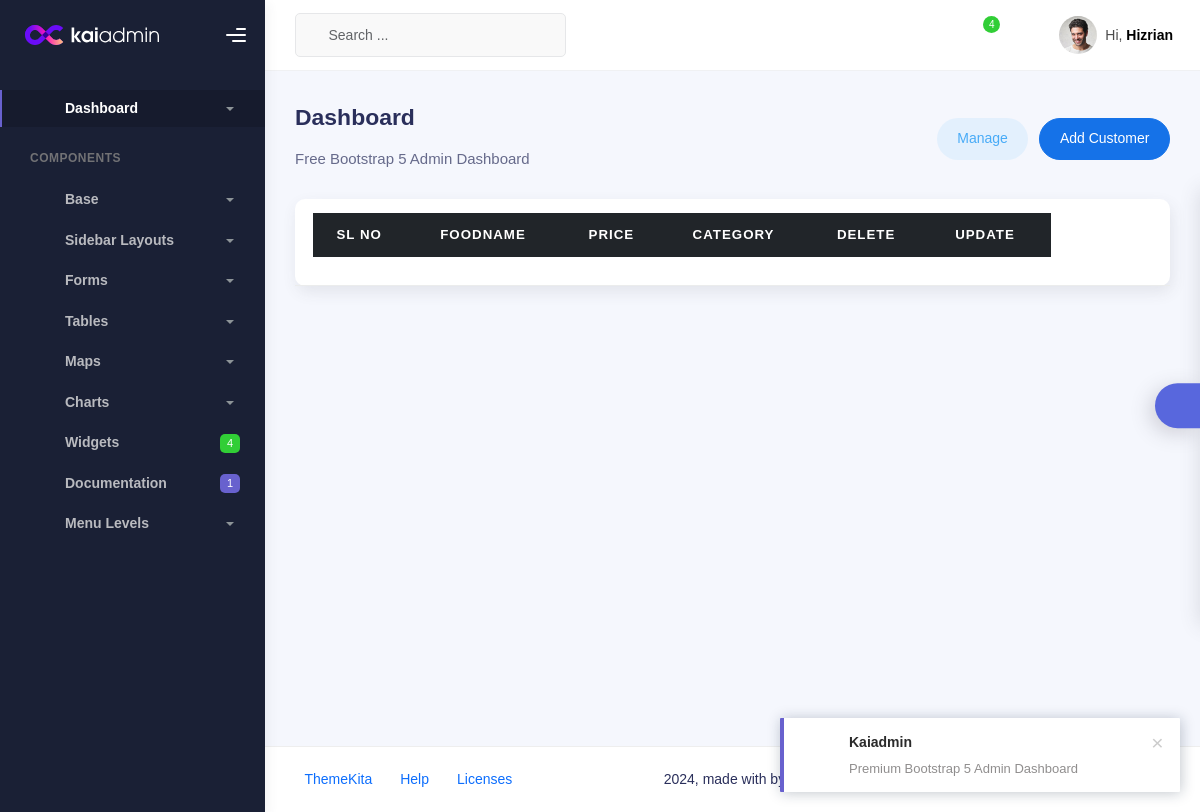
Before: /viewfood with the older database file.
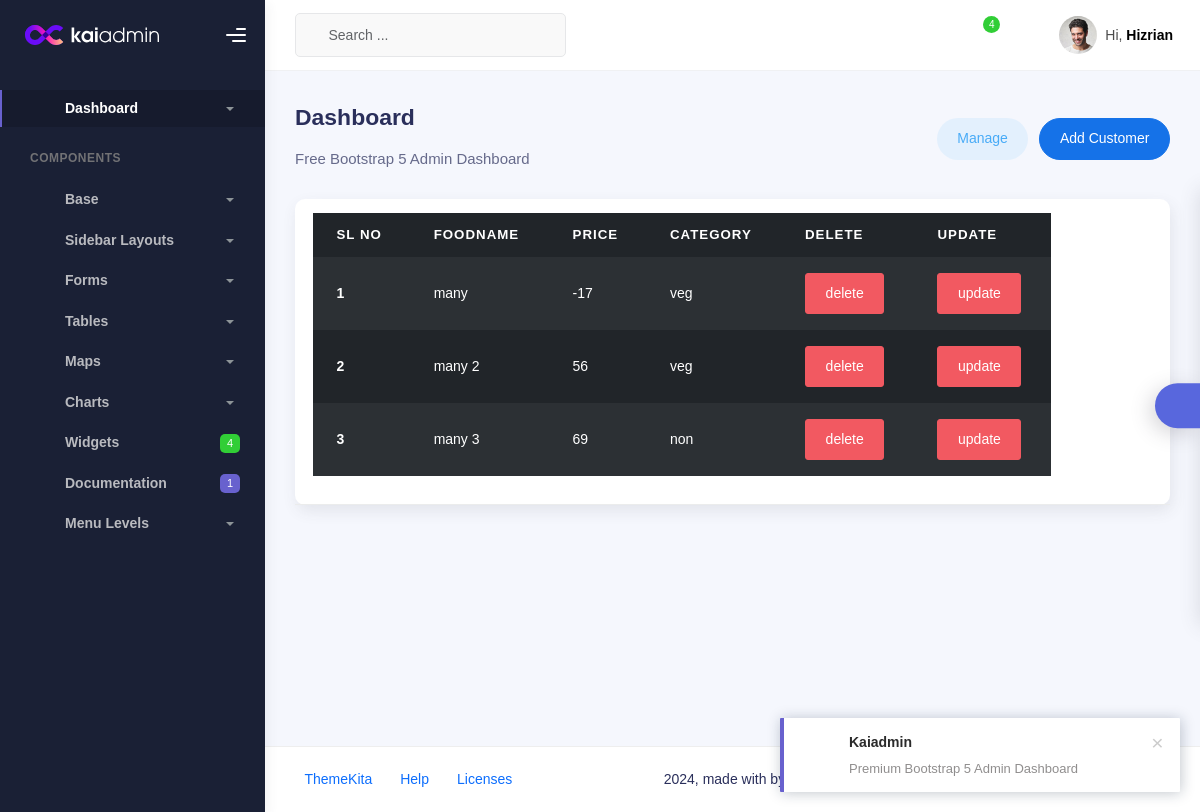
After: the same page with the newer database file.
### my_app/models.py (models this page shows)
class Food(models.Model):
    food_category = (
        ('veg','veg'),
        ('non','non veg')
    )
    name = models.CharField(max_length=20)
    cost = models.IntegerField()
    category = models.CharField(max_length=20,choices = food_category)

### my_app/views.py (the view)
# urls.py: path('viewfood',views.food_view,name="viewfood"),
def food_view(request):
    data = Food.objects.all()
    return render(request, "view_data.html",{'data': data})

### templates/view_data.html (shortened to what this page needs)
{% extends 'kai.html' %}
{% load crispy_forms_tags %}
{% block content %}
<table class="table table-dark table-striped">
  <thead>
    <tr>
      <th scope="col">Sl NO</th>
      <th scope="col">foodname</th>
      <th scope="col">price</th>
      <th scope="col">category</th>
      <th scope="col">delete</th>
      <th scope="col">update</th>
    </tr>
  </thead>
  <tbody>
  {% for food_name in data %}
    <tr>
      <th scope="row">{{forloop.counter}}</th>
      <td>{{food_name.name}}</td>
      <td>{{food_name.cost}}</td>
      <td>{{food_name.category}}</td>
<td>
    <form action="{% url 'food_delete' food_name.id %}" method="POST">
                       <button type = "submit" class="btn btn-danger">delete</button>
  </form>
</td>
      <td>
        <a href = "{% url 'food_update' food_name.id %}" class="btn btn-danger">update</a>
      </td>
    </tr>
  {% endfor %}
 </table>
{% endblock %}

### templates/kai.html (shortened to what this page needs)
<!DOCTYPE html>
{% load static %}
<html lang="en">
  <head>
    <link rel="stylesheet" href=" {% static 'assets/css/bootstrap.min.css' %} " />
    <link rel="stylesheet" href=" {% static 'assets/css/plugins.min.css' %} " />
    <link rel="stylesheet" href=" {% static 'assets/css/kaiadmin.min.css' %} " />
    <link rel="stylesheet" href=" {% static 'assets/css/demo.css' %} " />
  </head>
  <body>
    <div class="wrapper">
      <div class="sidebar" data-background-color="dark">
        <div class="sidebar-logo">
          <div class="logo-header" data-background-color="dark">
            <a href=" {% static 'index.html' %} " class="logo">
              <img
                src=" {% static 'assets/img/kaiadmin/logo_light.svg' %} "
                alt="navbar brand"
                class="navbar-brand"
                height="20"
              />
            </a>
            <div class="nav-toggle">
              <button class="btn btn-toggle toggle-sidebar">
                <i class="gg-menu-right"></i>
              </button>
            </div>
          </div>
        </div>
        <div class="sidebar-wrapper scrollbar scrollbar-inner">
          <div class="sidebar-content">
            <ul class="nav nav-secondary">
              <li class="nav-item active">
                <a
                  data-bs-toggle="collapse"
                  href=" {% static '#dashboard' %} "
                  class="collapsed"
                  aria-expanded="false"
                >
                  <p>Dashboard</p>
                  <span class="caret"></span>
                </a>
              </li>
              <li class="nav-section">
                <h4 class="text-section">Components</h4>
              </li>
              <li class="nav-item">
                <a data-bs-toggle="collapse" href=" {% static '#base' %} ">
                  <p>Base</p>
                  <span class="caret"></span>
                </a>
              </li>
              <li class="nav-item">
                <a data-bs-toggle="collapse" href=" {% static '#sidebarLayouts' %} ">
                  <p>Sidebar Layouts</p>
                  <span class="caret"></span>
                </a>
              </li>
              <li class="nav-item">
                <a data-bs-toggle="collapse" href=" {% static '#forms' %} ">
                  <p>Forms</p>
                  <span class="caret"></span>
                </a>
              </li>
              <li class="nav-item">
                <a data-bs-toggle="collapse" href=" {% static '#tables' %} ">
                  <p>Tables</p>
                  <span class="caret"></span>
                </a>
              </li>
              <li class="nav-item">
                <a data-bs-toggle="collapse" href=" {% static '#maps' %} ">
                  <p>Maps</p>
                  <span class="caret"></span>
                </a>
              </li>
              <li class="nav-item">
                <a data-bs-toggle="collapse" href=" {% static '#charts' %} ">
                  <p>Charts</p>
                  <span class="caret"></span>
                </a>
              </li>
              <li class="nav-item">
                <a href=" {% static 'widgets.html' %} ">
                  <p>Widgets</p>
                  <span class="badge badge-success">4</span>
                </a>
              </li>
              <li class="nav-item">
                <a href=" {% static '../../documentation/index.html' %} ">
                  <p>Documentation</p>
                  <span class="badge badge-secondary">1</span>
                </a>
              </li>
              <li class="nav-item">
                <a data-bs-toggle="collapse" href=" {% static '#submenu' %} ">
                  <p>Menu Levels</p>
                  <span class="caret"></span>
                </a>
              </li>
            </ul>
          </div>
        </div>
      </div>
      <div class="main-panel">
        <div class="main-header">
          <nav
            class="navbar navbar-header navbar-header-transparent navbar-expand-lg border-bottom"
          >
            <div class="container-fluid">
              <nav
                class="navbar navbar-header-left navbar-expand-lg navbar-form nav-search p-0 d-none d-lg-flex"
              >
                <div class="input-group">
                  <div class="input-group-prepend">
                    <button type="submit" class="btn btn-search pe-1">
                    </button>
                  </div>
                  <input
                    type="text"
                    placeholder="Search ..."
                    class="form-control"
                  />
                </div>
              </nav>
              <ul class="navbar-nav topbar-nav ms-md-auto align-items-center">
                <li class="nav-item topbar-icon dropdown hidden-caret">
                  <a
                    class="nav-link dropdown-toggle"
                    href="#"
                    id="messageDropdown"
                    role="button"
                    data-bs-toggle="dropdown"
                    aria-haspopup="true"
                    aria-expanded="false"
                  >
                  </a>
                </li>
                <li class="nav-item topbar-icon dropdown hidden-caret">
                  <a
                    class="nav-link dropdown-toggle"
                    href="#"
                    id="notifDropdown"
                    role="button"
                    data-bs-toggle="dropdown"
                    aria-haspopup="true"
                    aria-expanded="false"
                  >
                    <span class="notification">4</span>
                  </a>
                </li>
                <li class="nav-item topbar-icon dropdown hidden-caret">
                  <a
                    class="nav-link"
                    data-bs-toggle="dropdown"
                    href="#"
                    aria-expanded="false"
                  >
                  </a>
                </li>
                <li class="nav-item topbar-user dropdown hidden-caret">
                  <a
                    class="dropdown-toggle profile-pic"
                    data-bs-toggle="dropdown"
                    href="#"
                    aria-expanded="false"
                  >
                    <div class="avatar-sm">
                      <img
                        src=" {% static 'assets/img/profile.jpg' %} "
                        alt="..."
                        class="avatar-img rounded-circle"
                      />
                    </div>
                    <span class="profile-username">
                      <span class="op-7">Hi,</span>
                      <span class="fw-bold">Hizrian</span>
                    </span>
                  </a>
                </li>
              </ul>
            </div>
          </nav>
        </div>
        <div class="container">
          <div class="page-inner">
            <div
              class="d-flex align-items-left align-items-md-center flex-column flex-md-row pt-2 pb-4"
            >
              <div>
                <h3 class="fw-bold mb-3">Dashboard</h3>
                <h6 class="op-7 mb-2">Free Bootstrap 5 Admin Dashboard</h6>
              </div>
              <div class="ms-md-auto py-2 py-md-0">
                <a href="#" class="btn btn-label-info btn-round me-2">Manage</a>
                <a href="#" class="btn btn-primary btn-round">Add Customer</a>
              </div>
            </div>
     <div class="row">
              <div class="col-md-12">
                <div class="card card-round">
                  <div class="card-header">
                    <div class="card-head-row card-tools-still-right">
                      {% block content %}{% endblock %}
                      <div class="card-tools">
                        <button
                          class="btn btn-icon btn-link btn-primary btn-xs"
                        >
                        </button>
                        <button
                          class="btn btn-icon btn-link btn-primary btn-xs btn-refresh-card"
                        >
                        </button>
                        <button
                          class="btn btn-icon btn-link btn-primary btn-xs"
                        >
                        </button>
                      </div>
                    </div>
                  </div>
                </div>
              </div>
            </div>
          </div>
        </div>
        <footer class="footer">
          <div class="container-fluid d-flex justify-content-between">
            <nav class="pull-left">
              <ul class="nav">
                <li class="nav-item">
                  <a class="nav-link" href="http://www.themekita.com">
                    ThemeKita
                  </a>
                </li>
                <li class="nav-item">
                  <a class="nav-link" href="#"> Help </a>
                </li>
                <li class="nav-item">
                  <a class="nav-link" href="#"> Licenses </a>
                </li>
              </ul>
            </nav>
            <div class="copyright">
              2024, made with  by
              <a href="http://www.themekita.com">ThemeKita</a>
            </div>
            <div>
              <a target="_blank" href="https://themewagon.com/">ThemeWagon</a>.
            </div>
          </div>
        </footer>
      </div>
      <div class="custom-template">
        <div class="custom-toggle">
        </div>
      </div>
    </div>
  </body>
</html>

### statics/assets/css/demo.css (style rules this page uses)
.custom-template { position: fixed; top: 50%; transform: translateY(-50%); right: -325px; width: 325px; height: max-content; display: block; z-index: 1; background: #ffffff; transition: all .3s; z-index: 1003; box-shadow: -1px 1px 20px rgba(69, 65, 78, 0.15); border-top-left-radius: 5px; border-bottom-left-radius: 5px; transition: all .5s; }
.custom-template .custom-toggle { position: absolute; width: 45px; height: 45px; background: #5867dd; top: 50%; left: -45px; transform: translateY(-50%); display: flex; align-items: center; justify-content: center; text-align: center; border-top-left-radius: 30px; border-bottom-left-radius: 30px; cursor: pointer; color: #ffffff; box-shadow: -5px 5px 20px rgba(69, 65, 78, 0.21); }

Changed rows visible on the page:
added Food: name "many", cost "-17", category "veg"
added Food: name "many 2", cost "56", category "veg"
added Food: name "many 3", cost "69", category "non"
